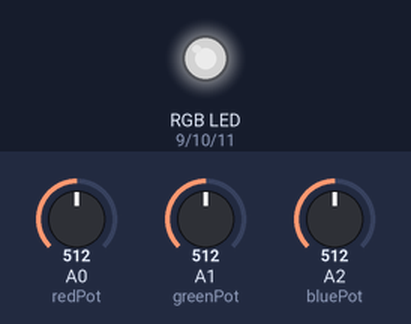
Simulated run of this sketch. Board: Arduino Uno, built with avr-gcc and run on an emulated ATmega328P. Parts: an RGB LED mixed from three pins (HIGH = lit). The inputs (shaded band) are chosen by the test bench; at power-on: A0 (redPot) = 512, A1 (greenPot) = 512, A2 (bluePot) = 512. Dim RGB values are drawn brighter than linear.

Above: at 1.2 s.
1.3 s: A0 (redPot) set to 716
At 2.1 s:
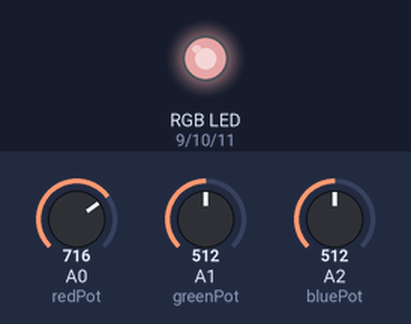
2.8 s: A1 (greenPot) set to 716
At 3.3 s:
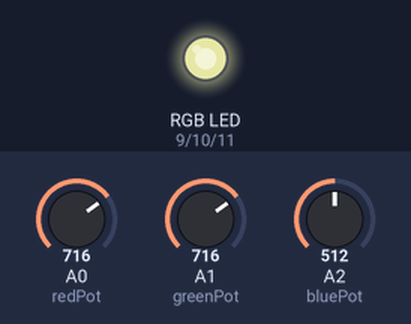
4.3 s: A2 (bluePot) set to 716
At 4.6 s:
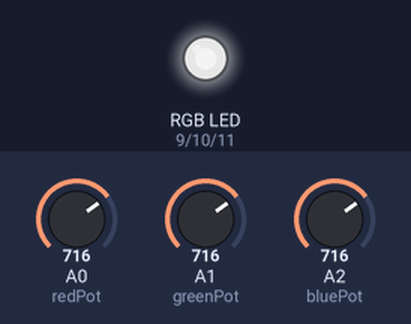
5.8 s: A0 (redPot) set to 900
At 7.0 s:
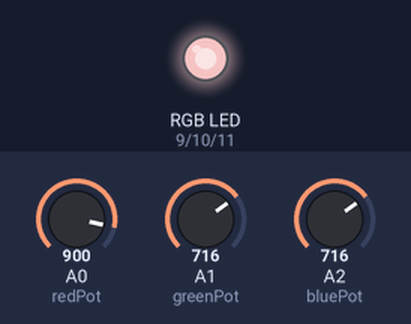
7.3 s: A1 (greenPot) set to 900
At 7.8 s:
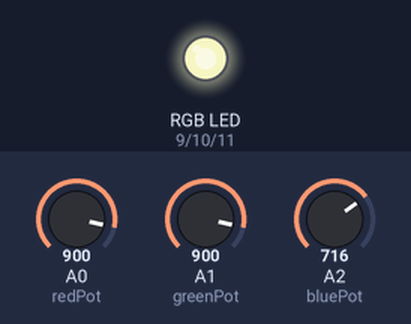
8.8 s: A2 (bluePot) set to 900
At 9.1 s:
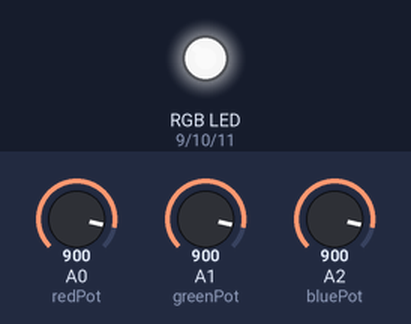
Timing chart, 0 to 11.3 s (numbered marks = the images above; inputs shaded):
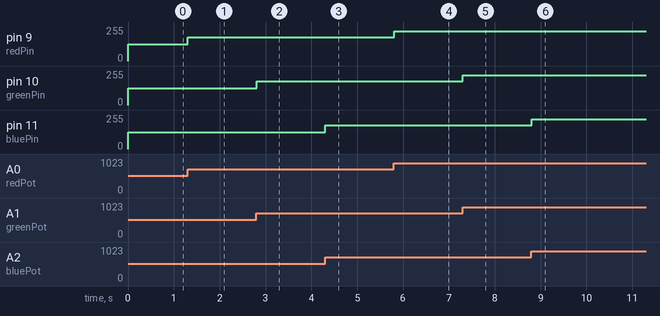

Measured:
- after the input at 1.3 s, pin 9 (redPin): 127/255 → 178/255 at once
- after the input at 2.8 s, pin 10 (greenPin): 127/255 → 178/255 at once
- after the input at 4.3 s, pin 11 (bluePin): 127/255 → 178/255 at once
- after the input at 5.8 s, pin 9 (redPin): 178/255 → 224/255 at once
- after the input at 7.3 s, pin 10 (greenPin): 178/255 → 224/255 at once
- after the input at 8.8 s, pin 11 (bluePin): 178/255 → 224/255 at once

The sketch:

07-rgb-led-with-potentiometers.ino
```cpp
const int redPin = 9;
const int greenPin = 10;
const int bluePin = 11;

const int redPot = A0;
const int greenPot = A1;
const int bluePot = A2;

void setup() {
  pinMode(redPin, OUTPUT);
  pinMode(greenPin, OUTPUT);
  pinMode(bluePin, OUTPUT);
}

void loop() {
  int redVal = analogRead(redPot);
  int greenVal = analogRead(greenPot);
  int blueVal = analogRead(bluePot);

  redVal = map(redVal, 0, 1023, 0, 255);
  greenVal = map(greenVal, 0, 1023, 0, 255);
  blueVal = map(blueVal, 0, 1023, 0, 255);

  analogWrite(redPin, redVal);
  analogWrite(greenPin, greenVal);
  analogWrite(bluePin, blueVal);

  delay(10);
}
```
